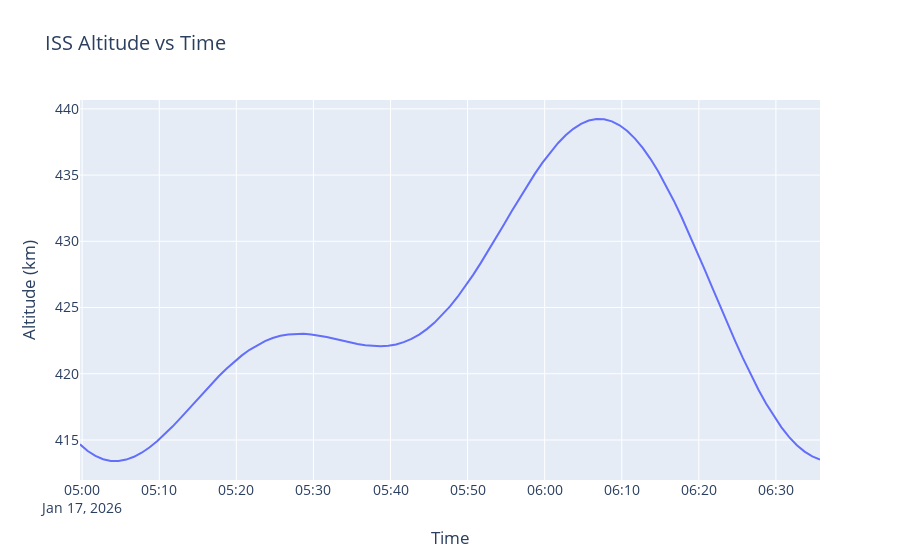

Notebook code for this chart:
### Markdown cell above
## Example 2

Same as example above, except OMM is in XML.  Note the additional complexity in the hierarchy

also, plot the ground track

### Code cell
import satkit as sk
import xmltodict
import requests
import plotly.graph_objects as go
import numpy as np

# Query the current ephemeris for the International Space Station (ISS)
url = 'https://celestrak.org/NORAD/elements/gp.php?CATNR=25544&FORMAT=xml'
with requests.get(url) as response:
    omm = xmltodict.parse(response.text)

# Navigate to the relevant part of the parsed XML
# Ugghh, what a terrible structure
omm = omm['ndm']['omm']['body']['segment']['data']


# Get a representative time from the output
epoch = sk.time(omm['meanElements']['EPOCH'])
# crate a list of times .. once every 10 minutes
time_array = [epoch + sk.duration(minutes=i) for i in range(97)]

# TEME (inertial) output from SGP4
pTEME, _vTEME = sk.sgp4(omm, time_array)

# Rotate to Earth-fixed
pITRF = [sk.frametransform.qteme2itrf(t) * p for t, p in zip(time_array, pTEME)]

coord = [sk.itrfcoord(x) for x in pITRF]

lat, lon, alt = zip(*[(c.latitude_deg, c.longitude_deg, c.altitude) for c in coord])

fig = go.Figure()
fig.add_trace(go.Scattergeo(lat=lat, lon=lon, mode='lines'))
fig.update_layout(margin={"r":0,"t":40,"l":0,"b":0}, title='ISS Ground Track', geo=dict(showland=True, showcountries=True))
fig.show()
fig = go.Figure()
fig.add_trace(go.Scatter(x=[t.datetime() for t in time_array], y=np.array(alt)/1e3, mode='lines'))
fig.update_layout(yaxis_title='Altitude (km)', xaxis_title='Time', font=dict(size=14), title='ISS Altitude vs Time')
fig.show()
